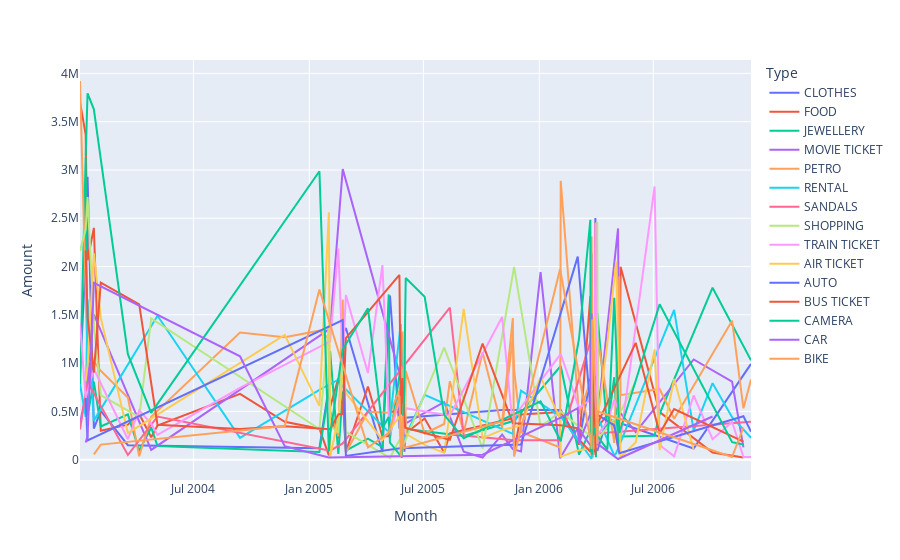

The cell this chart's notebook holds for it:
### Code cell
fig = px.line(data_frame=send_type_by_month_df,
              x="Month",
              y="Amount",
              color="Type")
fig.show()
